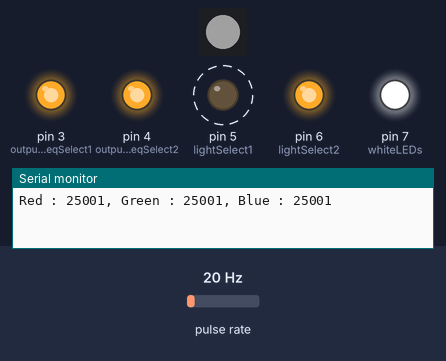
Simulated run of this sketch. Board: Arduino Uno, built with avr-gcc and run on an emulated ATmega328P. Parts: 1 RGB LEDs in strip order, left to right, output pins drawn as LEDs (lit = HIGH), the last lines printed to the serial monitor. Wiring (inferred from the names in the program): pulse sensor: data pin 2. Dashed ring = blinking. The inputs (shaded band) are chosen by the test bench; at power-on: pulse rate 20 Hz. Dim RGB values are drawn brighter than linear.

Above: at 0.2 s.
1.3 s: pulse rate (sensor on pin 2) set to 4 Hz
At 4.22 s:
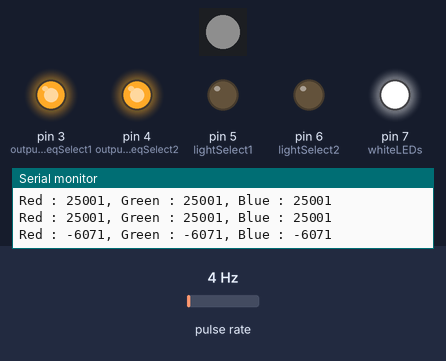
4.3 s: pulse rate (sensor on pin 2) set to 50 Hz
At 5.1 s:
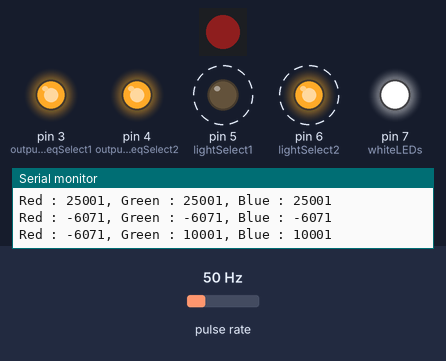
7.3 s: pulse rate (sensor on pin 2) set to 100 Hz
At 8.3 s:
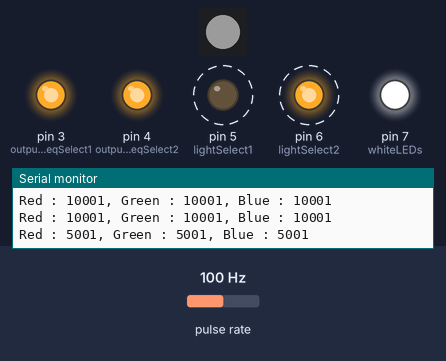
Timing chart, 0 to 16.3 s (numbered marks = the images above; inputs shaded):
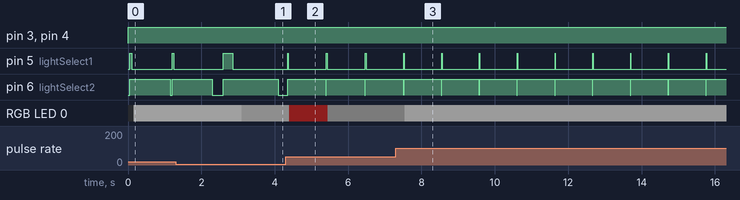

Measured:
- after the input at 1.3 s, RGB LED 0: RGB(33, 33, 33) → RGB(14, 14, 14) after 1.8 s
- after the input at 4.3 s, pin 5 (lightSelect1): alternates HIGH for 0.02 s and LOW for 1.0 s, starting after 0.07 s; RGB LED 0: RGB(14, 14, 14) → RGB(14, 3, 3) after 0.09 s, → RGB(3, 3, 3) 1.1 s later
- after the input at 7.3 s, RGB LED 0: RGB(3, 3, 3) → RGB(27, 27, 27) after 0.24 s
- by itself, pin 6 (lightSelect2): alternates HIGH for 1.0 s and LOW for 0.01 s

The sketch:

tcs3200-test-neopixel.ino
```cpp
// Ethan Taylor Oct 2025 - TCS32000 (SKU SEN0101) output test script.
// Outputs sensor data to serial monitor AND neopixel RGB LED.

// works with MKR1010

  // --- Import libraries ---
  #include <Adafruit_NeoPixel.h>

  // --- Define pins ---

  #define NEOPIXEL_PIN 1 //pin connecting to "DATA IN" header on neopixel
  #define NUMPIXELS 1

  // This is the pin that outputs the sensor readings.
  // The output is a square wave whose frequency varies
  // based on the colour and intensity of recorded light.
  int outputFreq = 2; //"OUT" on breakout board

  // These pins control the output frequency of sensor readings:
  // Configuration involves setting a combination of HIGH and LOW
  // volatages to these pins. Refer to specifications.
  int outputFreqSelect1 = 3; //"S0" on breakout board
  int outputFreqSelect2 = 4; //"S1" on breakout board

  // These pins control the four photodiodes (red, green, blue and clear light)
  // on the sensor. Different combinations of HIGH and LOW voltages
  // will select particular a photodiode to output a reading, as-per
  // the spec sheet. This is how individual RGB values are obtained.
  int lightSelect1 = 5; //"S2" on breakout board
  int lightSelect2 = 6; //"S3" on breakout board

  // This pin controls the activation of the 4 white onboard LEDs
  // on the breakout board.
  int whiteLEDs = 7; //"LED" on breakout board

  // --- Initialise NeoPixel object ---
  Adafruit_NeoPixel pixels = Adafruit_NeoPixel(NUMPIXELS, NEOPIXEL_PIN, NEO_GRB + NEO_KHZ800);
  // ^ This tells Arduino about:
  // 1. How many NeoPixel lights are there on the breakout board?
  // 2. Which pin is connected to the NeoPixel?
  // 3. What RGB bitstream is used for this NeoPixel?
  // 4. What bitstream frequency do we need for this NeoPixel?
  int pixelBrightness = 50; //controls brightness of NeoPixel lights

  // --- Initialise variables to store colour readings later ---
  int red, green, blue;

void setup() {
  // --- Establish serial commication to monitor readings ---
  Serial.begin(9600);

  // --- Initialise NeoPixel behaviour ---
  pixels.begin(); //turn on neoPixel
  pixels.show();  //send data immediately to NeoPixel. Since there is no data right after initialisation, this funciton call turns all lights off
  pixels.setBrightness(pixelBrightness); //brightness setting, using an 8-bit integer

  // --- Tell Arduino to send data to the control pins ---
  pinMode(outputFreqSelect1, OUTPUT);
  pinMode(outputFreqSelect2, OUTPUT);
  pinMode(lightSelect1, OUTPUT);
  pinMode(lightSelect2, OUTPUT);
  pinMode(whiteLEDs, OUTPUT);

  // --- Tell Arduino to recieve data from the sensor's
  // output frequency pin ---
  pinMode(outputFreq, INPUT);

  // --- Activate the white LEDs and leave them on ---
  digitalWrite(whiteLEDs, HIGH);
}

void loop() {
  // --- Set the scale of the output frequency from sensor ---
  digitalWrite(outputFreqSelect1, HIGH);
  digitalWrite(outputFreqSelect2, HIGH);
  // ^ Frequency scaling configuration:
  // LOW + LOW = power down
  // LOW + HIGH = 2% scaling
  // HIGH + LOW = 20% scaling
  // HIGH + HIGH = 100% scaling
  // Higher scaling = higher frequency = higher range of values.

  // --- Configure photodiodes to read RED light ---
  digitalWrite(lightSelect1, LOW);
  digitalWrite(lightSelect2, LOW);

  // --- write reading for red light to "red" variable ---
  red = pulseIn(outputFreq, LOW); //

  // --- Configure photodiodes to read GREEN light ---
  digitalWrite(lightSelect1, HIGH);
  digitalWrite(lightSelect2, HIGH);

  // --- write reading for green light to "green" variable ---
  green = pulseIn(outputFreq, LOW);

  // --- Configure photodiodes to read BLUE light ---
  digitalWrite(lightSelect1, LOW);
  digitalWrite(lightSelect2, HIGH);

  // --- write reading for blue light to "blue" variable ---
  blue = pulseIn(outputFreq, LOW);

  // --- Display readings on serial monitor ---
  Serial.print("Red : ");
  Serial.print(red);
  Serial.print(", Green : ");
  Serial.print(green);
  Serial.print(", Blue : ");
  Serial.print(blue);
  Serial.println();

  // --- Display readings on NeoPixel ---
    for (int i=0; i<NUMPIXELS; i++) { // this loop ensures all lights are used simultaneously to display colour readings, regadless of the amount of pixels one has on their NeoPixel strip
    pixels.setPixelColor(i, red, green, blue);
  }
  pixels.show(); // send colour data to NeoPixel

  delay (1000); //pause for 1 second between readings
}
```
